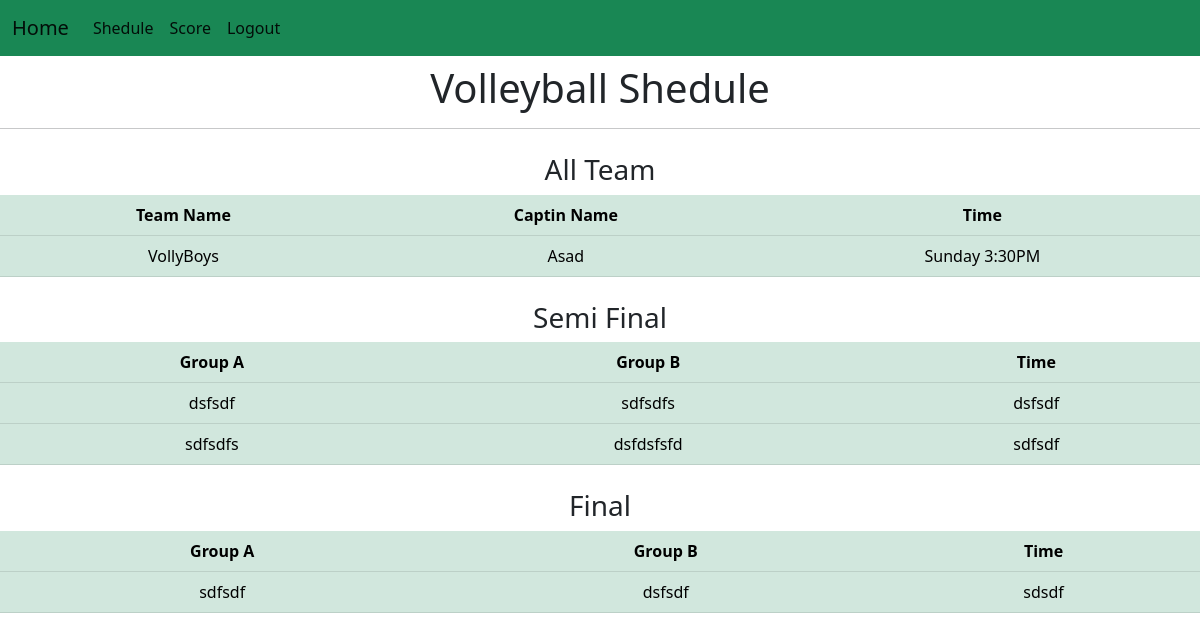
/shedule_volleyball/, run on the app's committed database.
### app/models.py (models this page shows, shortened)
class Volleyball(models.Model):
    DEPT_CHOICES=[('CSE','CSE'),
                  ('Pharmacy','Pharmacy'),
                  ('BBA','BBA'),
                  ('Law','Law'),
                  ('Fashion Design','Fashion Design'),
                  ('English','English')
                  ]
    teamname=models.CharField(max_length=20)
    dept=models.CharField(max_length=20,choices=DEPT_CHOICES)
    captainname=models.CharField(max_length=20)
    coachname=models.CharField(max_length=20)
    dept2=models.CharField(max_length=20)
    cid=models.IntegerField()
    name1=models.CharField(max_length=20)
    id1=models.IntegerField()
    name2=models.CharField(max_length=20)
    id2=models.IntegerField()
    name3=models.CharField(max_length=20)
    id3=models.IntegerField()
    name4=models.CharField(max_length=20)
    id4=models.IntegerField()
    name5=models.CharField(max_length=20)
    id5=models.IntegerField()
    name6=models.CharField(max_length=20)
    id6=models.IntegerField()
    name7=models.CharField(max_length=20)
    id7=models.IntegerField()
    name8=models.CharField(max_length=20)
    id8=models.IntegerField()
    name9=models.CharField(max_length=20)
    id9=models.IntegerField()
    name10=models.CharField(max_length=20)
    id10=models.IntegerField()
    name11=models.CharField(max_length=20)
    id11=models.IntegerField()
    name12=models.CharField(max_length=20)
    id12=models.IntegerField()
    name13=models.CharField(max_length=20)
    id13=models.IntegerField()

class Time_shedule(models.Model):
        cricket_time=models.CharField(max_length=200,blank=True)
        football_time=models.CharField(max_length=200,blank=True)
        volleyball_time=models.CharField(max_length=200,blank=True)
        kabaddi_time=models.CharField(max_length=200,blank=True)
        chess_time=models.CharField(max_length=200,blank=True)
        highjump_time=models.CharField(max_length=200,blank=True)
        pc1_time=models.CharField(max_length=200,blank=True)
        math_time=models.CharField(max_length=200,blank=True)
        ict_time=models.CharField(max_length=200,blank=True)
        rubiks_time=models.CharField(max_length=200,blank=True)
        table_time=models.CharField(max_length=200,blank=True)
        sprint_time=models.CharField(max_length=200,blank=True)
        badminton_time=models.CharField(max_length=200,blank=True)
        pc3_time=models.CharField(max_length=200,blank=True)
        video_time=models.CharField(max_length=200,blank=True)

class Semi_Final(models.Model):
    cricket_team1=models.CharField(max_length=200,blank=True)
    cricket_team2=models.CharField(max_length=200,blank=True)
    cricket_time1=models.CharField(max_length=200,blank=True)
    cricket_team3=models.CharField(max_length=200,blank=True)
    cricket_team4=models.CharField(max_length=200,blank=True)
    cricket_time2=models.CharField(max_length=200,blank=True)
    cricket_finalteam1=models.CharField(max_length=200,blank=True)
    cricket_finalteam2=models.CharField(max_length=200,blank=True)
    cricket_finaltime=models.CharField(max_length=200,blank=True)
    football_team1=models.CharField(max_length=200,blank=True)
    football_team2=models.CharField(max_length=200,blank=True)
    football_time1=models.CharField(max_length=200,blank=True)
    football_team3=models.CharField(max_length=200,blank=True)
    football_team4=models.CharField(max_length=200,blank=True)
    football_time2=models.CharField(max_length=200,blank=True)
    football_finalteam1=models.CharField(max_length=200,blank=True)
    football_finalteam2=models.CharField(max_length=200,blank=True)
    football_finaltime=models.CharField(max_length=200,blank=True)
    volleyball_team1=models.CharField(max_length=200,blank=True)
    volleyball_team2=models.CharField(max_length=200,blank=True)
    volleyball_time1=models.CharField(max_length=200,blank=True)
    volleyball_team3=models.CharField(max_length=200,blank=True)
    volleyball_team4=models.CharField(max_length=200,blank=True)
    volleyball_time2=models.CharField(max_length=200,blank=True)
    volleyball_finalteam1=models.CharField(max_length=200,blank=True)
    volleyball_finalteam2=models.CharField(max_length=200,blank=True)
    volleyball_finaltime=models.CharField(max_length=200,blank=True)
    kabaddi_team1=models.CharField(max_length=200,blank=True)
    kabaddi_team2=models.CharField(max_length=200,blank=True)
    kabaddi_time1=models.CharField(max_length=200,blank=True)
    kabaddi_team3=models.CharField(max_length=200,blank=True)
    kabaddi_team4=models.CharField(max_length=200,blank=True)
    kabaddi_time2=models.CharField(max_length=200,blank=True)
    kabaddi_finalteam1=models.CharField(max_length=200,blank=True)
    kabaddi_finalteam2=models.CharField(max_length=200,blank=True)
    kabaddi_finaltime=models.CharField(max_length=200,blank=True)
    chess_team1=models.CharField(max_length=200,blank=True)
    chess_team2=models.CharField(max_length=200,blank=True)
    chess_time1=models.CharField(max_length=200,blank=True)
    chess_team3=models.CharField(max_length=200,blank=True)
    chess_team4=models.CharField(max_length=200,blank=True)
    chess_time2=models.CharField(max_length=200,blank=True)
    chess_finalteam1=models.CharField(max_length=200,blank=True)
    chess_finalteam2=models.CharField(max_length=200,blank=True)
    chess_finaltime=models.CharField(max_length=200,blank=True)
    table_team1=models.CharField(max_length=200,blank=True)
    table_team2=models.CharField(max_length=200,blank=True)
    table_time1=models.CharField(max_length=200,blank=True)
    table_team3=models.CharField(max_length=200,blank=True)
    table_team4=models.CharField(max_length=200,blank=True)
    table_time2=models.CharField(max_length=200,blank=True)
    table_finalteam1=models.CharField(max_length=200,blank=True)
    table_finalteam2=models.CharField(max_length=200,blank=True)
    table_finaltime=models.CharField(max_length=200,blank=True)
    badminton_team1=models.CharField(max_length=200,blank=True)
    badminton_team2=models.CharField(max_length=200,blank=True)
    badminton_time1=models.CharField(max_length=200,blank=True)
    badminton_team3=models.CharField(max_length=200,blank=True)
    badminton_team4=models.CharField(max_length=200,blank=True)
    badminton_time2=models.CharField(max_length=200,blank=True)
    badminton_finalteam1=models.CharField(max_length=200,blank=True)
    badminton_finalteam2=models.CharField(max_length=200,blank=True)
    badminton_finaltime=models.CharField(max_length=200,blank=True)

### app/views.py (the view)
# urls.py: path('shedule_volleyball/',views.shedule_volleyball,name="shedule_volleyball"),
def shedule_volleyball(request):
     team=Volleyball.objects.all()
     time=Time_shedule.objects.all()
     final=Semi_Final.objects.all()
     context={'team':team, 'time':time,'final':final}
     return render(request,'app/shedule_volleyball.html',context)

### app/templates/app/shedule_volleyball.html
{%extends 'navbar2.html'%}
{%block content%}
                    <h1 class="text-center mt-2">Volleyball Shedule</h1>
                    <hr>
                    <div class="text-center mt-4">
                      <h3>All Team</h3>
                      <table class="table table-success table-hover">
                          <thead>
                            <tr>
                              <th>Team Name</th>
                              <th>Captin Name</th>
                              <th>Time</th>
                            </tr>
                          </thead>
                          <tbody>
                            {%for t in team%}
                            <tr>
                              <td>{{t.teamname}}</td>
                              <td>{{t.captainname}}</td>
                              {%for t in time%}
                              <td>{{t.volleyball_time}}</td>
                              {%endfor%}
                            </tr>
                            {%endfor%}
                          </tbody>
                        </table>
                  </div>
                  {%for f in final%}
                  <div class="text-center mt-4">
                      <h3>Semi Final</h3>
                      <table class="table table-success table-hover">
                          <thead>
                            <tr>
                              <th scope="col">Group A</th>
                              <th scope="col">Group B</th>
                              <th scope="col">Time</th>
                            </tr>
                          </thead>
                          <tbody>
                            <tr>
                              <td>{{f.volleyball_team1}}</td>
                              <td>{{f.volleyball_team2}}</td>
                              <td>{{f.volleyball_time1}}</td>
                            </tr>
                            <tr>
                              <td>{{f.volleyball_team3}}</td>
                              <td>{{f.volleyball_team4}}</td>
                              <td>{{f.volleyball_time2}}</td>
                            </tr>
                          </tbody>
                        </table>
                  </div>
                  <div class="text-center mt-4">
                      <h3>Final</h3>
                      <table class="table table-success table-hover">
                          <thead>
                            <tr>
                              <th scope="col">Group A</th>
                              <th scope="col">Group B</th>
                              <th scope="col">Time</th>
                            </tr>
                          </thead>
                          <tbody>
                            <tr>
                              <td>{{f.volleyball_finalteam1}}</td>
                              <td>{{f.volleyball_finalteam2}}</td>
                              <td>{{f.volleyball_finaltime}}</td>
                            </tr>
                          </tbody>
                        </table>
                  </div>
                  {%endfor%}
{%endblock%}

### data on the page
Volleyball: teamname "VollyBoys", captainname "Asad"
Time_shedule: volleyball_time "Sunday 3:30PM"
Semi_Final: volleyball_team1 "dsfsdf", volleyball_team2 "sdfsdfs", volleyball_time1 "dsfsdf", volleyball_team3 "sdfsdfs", volleyball_team4 "dsfdsfsfd", volleyball_time2 "sdfsdf", volleyball_finalteam1 "sdfsdf", volleyball_finalteam2 "dsfsdf", volleyball_finaltime "sdsdf"
